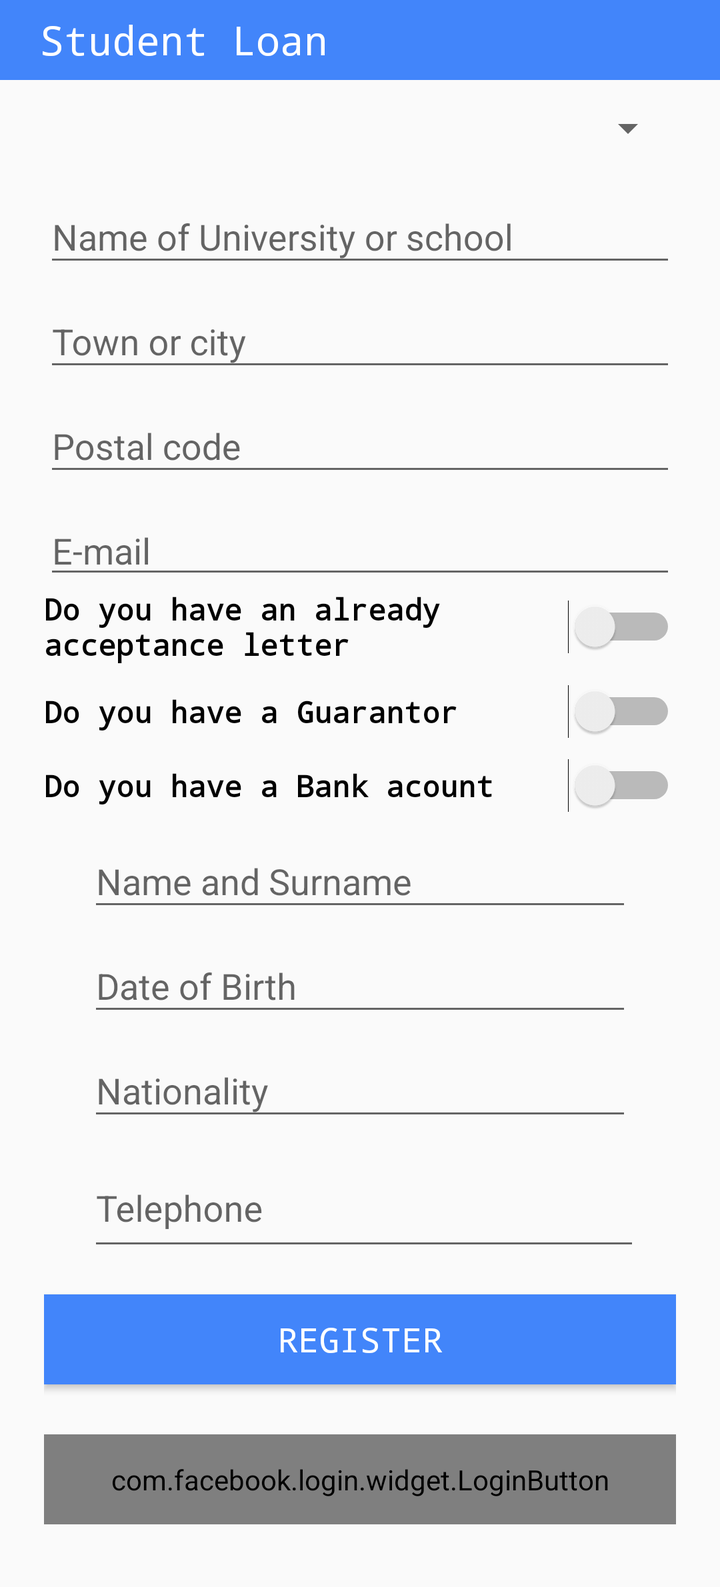
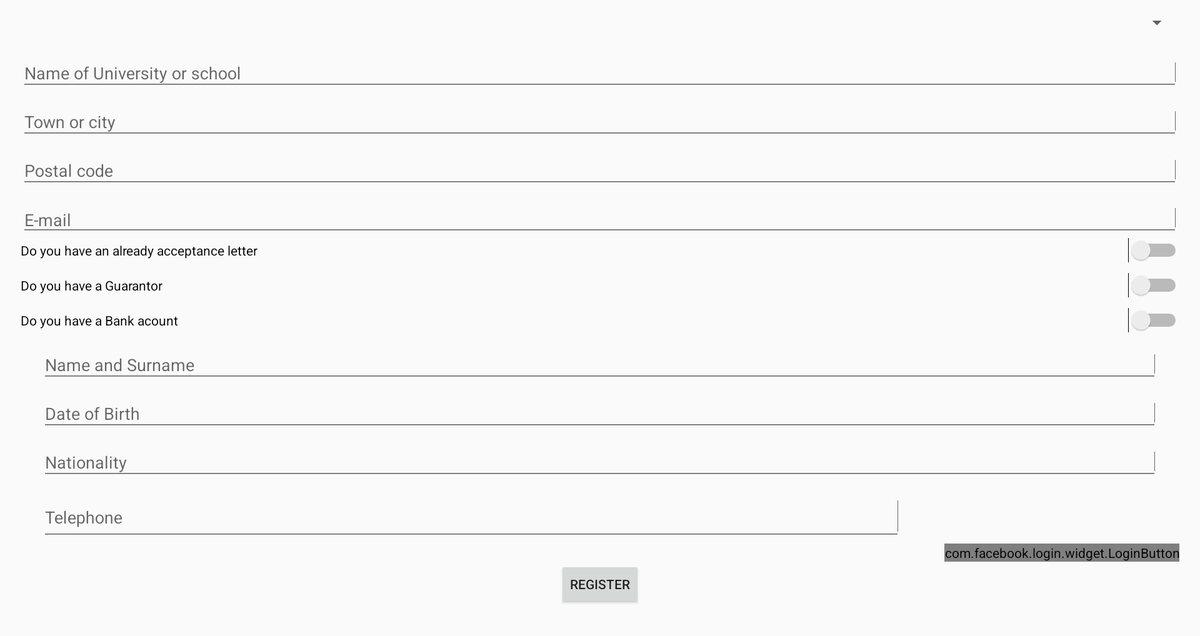

An Android layout and its configuration variant, each rendered on a device that would load it. The default file and the variant file are quoted in full after the pictures.
<!-- AndroidManifest.xml: application theme AppTheme -->
<!-- res/layout/layout.xml -->
<?xml version="1.0" encoding="utf-8"?>
<ScrollView xmlns:android="http://schemas.android.com/apk/res/android"
    android:layout_width="fill_parent"
    android:layout_height="wrap_content"
    android:orientation="vertical"
    android:fillViewport="false"
    >
    <LinearLayout
        android:layout_width="match_parent"
        android:layout_height="match_parent"
        android:orientation="vertical">

        <RelativeLayout
            android:layout_width="wrap_content"
            android:layout_height="wrap_content"><![CDATA[>
            ]]>
            <include layout="@layout/app_bar"
                android:id="@+id/appbar"
                />

            <TextView
                android:layout_width="wrap_content"
                android:layout_height="wrap_content"
                android:textAppearance="?android:attr/textAppearanceLarge"
                android:text="Student Loan"
                android:id="@+id/textView5"
                android:layout_marginLeft="20dp"
                android:textColor="@color/white"
                android:textSize="20sp"
                android:layout_centerVertical="true"
                android:layout_alignParentStart="true"
                android:typeface="monospace" />
        </RelativeLayout>

      

        <LinearLayout
            android:id="@+id/edit_text_container"
            android:layout_width="fill_parent"
            android:layout_height="wrap_content"
            android:layout_marginLeft="20.0dip"
            android:layout_marginRight="20.0dip"
            android:orientation="vertical"
            android:padding="2.0dip"
            android:layout_above="@+id/login_button">


            <Spinner
                android:id="@+id/whattypeofstudy"
                android:layout_width="match_parent"
                android:layout_height="wrap_content"
                android:layout_marginBottom="10.0dip"
                android:layout_marginTop="10.0dip"
                android:hint="Catagory"
                android:singleLine="true"
                android:spinnerMode="dialog"
                android:layout_weight="1" />

            <android.support.design.widget.TextInputLayout
                android:id="@+id/Typeofstudylayout"
                android:layout_width="fill_parent"
                android:layout_height="wrap_content" >

            </android.support.design.widget.TextInputLayout>

            

            <android.support.design.widget.TextInputLayout
                android:id="@+id/nameofunviversitylayout"
                android:layout_width="fill_parent"
                android:layout_height="wrap_content" >

                <EditText
                    android:id="@+id/nameofunviversity"
                    android:layout_width="match_parent"
                    android:layout_height="wrap_content"
                    android:hint="@string/nameofunviversity"
                    android:inputType="text"

                    android:singleLine="true" />



            </android.support.design.widget.TextInputLayout>

            <android.support.design.widget.TextInputLayout
                android:id="@+id/towncitylayout"
                android:layout_width="fill_parent"
                android:layout_height="wrap_content" >

                <EditText
                    android:id="@+id/towncity"
                    android:layout_width="fill_parent"
                    android:layout_height="wrap_content"
                    android:hint="@string/towncity"
                    android:inputType="text"
                    android:singleLine="true" />
            </android.support.design.widget.TextInputLayout>

            <android.support.design.widget.TextInputLayout
                android:id="@+id/postcodelayout"
                android:layout_width="fill_parent"
                android:layout_height="wrap_content" >

                <EditText
                    android:id="@+id/postcode"
                    android:layout_width="match_parent"
                    android:layout_height="wrap_content"
                    android:hint="@string/postcode"
                    android:inputType="text"
                    android:singleLine="true" />
            </android.support.design.widget.TextInputLayout>

            <EditText
                android:id="@+id/Email"
                android:layout_width="match_parent"
                android:layout_height="wrap_content"
                android:layout_marginTop="10.0dip"
                android:hint="@string/Email"
                android:inputType="text"
                android:singleLine="true"
                android:layout_weight="1" />

            <Switch
                android:layout_width="match_parent"
                android:layout_height="wrap_content"
                android:text="Do you have an already acceptance letter"
                android:textOn="@string/toggle_turn_on"
                android:textOff="@string/toggle_turn_off"
                android:id="@+id/switch1"
                android:checked="false"
                android:typeface="monospace"
                android:textSize="15sp"
                android:textStyle="bold" />

            <Switch
                android:layout_width="match_parent"
                android:layout_height="wrap_content"
                android:text="Do you have a Guarantor "
                android:layout_marginTop="10.0dip"
                android:id="@+id/switch2"
                android:textOn="@string/toggle_turn_on"
                android:textOff="@string/toggle_turn_off"
                android:layout_gravity="center_horizontal"
                android:checked="false"
                android:typeface="monospace"
                android:textSize="15sp"
                android:textStyle="bold" />

            <Switch
                android:layout_width="match_parent"
                android:layout_height="wrap_content"
                android:text="Do you have a Bank acount"
                android:id="@+id/switch3"
                android:textOn="@string/toggle_turn_on"
                android:textOff="@string/toggle_turn_off"
                android:layout_marginTop="10.0dip"
                android:layout_gravity="right"
                android:checked="false"
                android:typeface="monospace"
                android:textSize="15sp"
                android:textStyle="bold" />


            <ScrollView
                android:id="@+id/scroll"
                android:layout_width="fill_parent"
                android:layout_height="wrap_content"
                android:fillViewport="false">
                <LinearLayout
                    android:id="@+id/sdr"
                    android:layout_width="fill_parent"
                    android:layout_height="wrap_content"
                    android:layout_marginLeft="20.0dip"
                    android:layout_marginRight="20.0dip"
                    android:orientation="vertical"
                    android:padding="2.0dip"
                    android:layout_above="@+id/switch1"
                    >

                    <android.support.design.widget.TextInputLayout
                        android:id="@+id/Namelayout"
                        android:layout_width="fill_parent"
                        android:layout_height="wrap_content" >

                        <EditText
                            android:id="@+id/Name"
                            android:layout_width="match_parent"
                            android:layout_height="wrap_content"
                            android:layout_marginTop="20.0dip"
                            android:hint="@string/Name"
                            android:inputType="text"
                            android:singleLine="true" />
                    </android.support.design.widget.TextInputLayout>

                    <android.support.design.widget.TextInputLayout
                        android:id="@+id/dateofbrithlayout"
                        android:layout_width="fill_parent"
                        android:layout_height="wrap_content" >

                        <EditText
                            android:id="@+id/dateofbrith"
                            android:layout_width="match_parent"
                            android:layout_height="wrap_content"
                            android:layout_marginTop="10.0dip"
                            android:hint="@string/DateofBrith"
                            android:inputType="text"
                            android:singleLine="true" />
                    </android.support.design.widget.TextInputLayout>


                    <android.support.design.widget.TextInputLayout
                        android:id="@+id/Nationalitylayout"
                        android:layout_width="fill_parent"
                        android:layout_height="wrap_content" >

                        <EditText
                            android:id="@+id/Nationality"
                            android:layout_width="match_parent"
                            android:layout_height="wrap_content"
                            android:layout_marginTop="10.0dip"
                            android:hint="@string/Nationality"
                            android:inputType="text"
                            android:singleLine="true" />
                    </android.support.design.widget.TextInputLayout>

                    <android.support.design.widget.TextInputLayout
                        android:id="@+id/Emaillayout"
                        android:layout_width="fill_parent"
                        android:layout_height="wrap_content" >
                        <EditText
                            android:id="@+id/mobile"
                            android:layout_width="918dp"
                            android:layout_height="54dp"
                            android:hint="@string/Telephone"
                            android:inputType="text"
                            android:singleLine="true" />

                    </android.support.design.widget.TextInputLayout>

                </LinearLayout>

            </ScrollView>


            <Button
                style="?android:attr/buttonStyleSmall"
                android:layout_width="match_parent"
                android:layout_marginTop="15dp"
                android:layout_height="45dp"
                android:background="#4285fa"
                android:text="Register"
                android:id="@+id/Register"
                android:layout_gravity="center_horizontal"
                android:textColor="@color/white"
                android:textSize="17sp"
                android:typeface="monospace" />

            <com.facebook.login.widget.LoginButton
                android:id="@+id/login_button"
                android:layout_width="match_parent"
                android:text="facebook"
                android:layout_height="45dp"
                android:layout_marginTop="25dp"
                android:layout_alignParentBottom="true"
                android:layout_alignParentEnd="true"
                android:layout_gravity="right" />

            <TextView
                android:layout_width="wrap_content"
                android:layout_height="wrap_content"
                android:textAppearance="?android:attr/textAppearanceLarge"
                android:id="@+id/textView" />

        </LinearLayout>


    </LinearLayout>
</ScrollView>
<!-- res/layout/app_bar.xml (included above) -->
<?xml version="1.0" encoding="utf-8"?>
<android.support.v7.widget.Toolbar xmlns:android="http://schemas.android.com/apk/res/android"

    android:layout_width="match_parent"
    android:layout_height="40dp"
    android:background="#4285fa">

</android.support.v7.widget.Toolbar>
<!-- resources referenced by this layout -->
<resources>
  <color name="white">#ffffff</color>
  <string name="DateofBrith">Date of Birth</string>
  <string name="Email">E-mail</string>
  <string name="Name">Name and Surname</string>
  <string name="Nationality">Nationality</string>
  <string name="Telephone">Telephone</string>
  <string name="nameofunviversity"> Name of University or school</string>
  <string name="postcode">Postal code</string>
  <string name="toggle_turn_off">No</string>
  <string name="toggle_turn_on">Yes</string>
  <string name="towncity">Town or city</string>
  <style name="AppTheme" parent="Theme.AppCompat.Light.DarkActionBar">
          <item name="colorAccent">@color/colorAccent</item>
  
          
      </style>
  <color name="colorAccent">#ff4081</color>
</resources>
<!-- res/layout-xlarge/layout.xml (the repository's variant of the layout above) -->
<!-- drawn on a large tablet held sideways -->
<?xml version="1.0" encoding="utf-8"?>
<ScrollView xmlns:android="http://schemas.android.com/apk/res/android"
    android:layout_width="fill_parent"
    android:layout_height="wrap_content"
    android:orientation="vertical"
    android:fillViewport="false"
    >

    <LinearLayout
        android:layout_width="match_parent"
        android:layout_height="match_parent"
        android:orientation="vertical">
   

        <LinearLayout
        android:id="@+id/edit_text_container"
        android:layout_width="fill_parent"
        android:layout_height="0dp"
        android:layout_marginLeft="20.0dip"
        android:layout_marginRight="20.0dip"
        android:orientation="vertical"
        android:padding="2.0dip"
        android:layout_above="@+id/login_button"
            android:layout_weight="1">


            <Spinner
                android:id="@+id/whattypeofstudy"
                android:layout_width="match_parent"
                android:layout_height="wrap_content"
                android:layout_marginBottom="10.0dip"
                android:layout_marginTop="10.0dip"
                android:hint="Catagory"
                android:singleLine="true"
                android:spinnerMode="dialog"
                android:layout_weight="1" />

            <android.support.design.widget.TextInputLayout
            android:id="@+id/Typeofstudylayout"
            android:layout_width="fill_parent"
            android:layout_height="wrap_content" >

            </android.support.design.widget.TextInputLayout>

      

        <android.support.design.widget.TextInputLayout
            android:id="@+id/nameofunviversitylayout"
            android:layout_width="fill_parent"
            android:layout_height="wrap_content" >

        <EditText
            android:id="@+id/nameofunviversity"
            android:layout_width="match_parent"
            android:layout_height="wrap_content"
            android:hint="@string/nameofunviversity"
            android:inputType="text"

            android:singleLine="true" />



        </android.support.design.widget.TextInputLayout>

        <android.support.design.widget.TextInputLayout
            android:id="@+id/towncitylayout"
            android:layout_width="fill_parent"
            android:layout_height="wrap_content" >

            <EditText
                android:id="@+id/towncity"
                android:layout_width="fill_parent"
                android:layout_height="wrap_content"
                android:hint="@string/towncity"
                android:inputType="text"
                android:singleLine="true" />
        </android.support.design.widget.TextInputLayout>

        <android.support.design.widget.TextInputLayout
            android:id="@+id/postcodelayout"
            android:layout_width="fill_parent"
            android:layout_height="wrap_content" >

        <EditText
            android:id="@+id/postcode"
            android:layout_width="match_parent"
            android:layout_height="wrap_content"
            android:hint="@string/postcode"
            android:inputType="text"
            android:singleLine="true" />
        </android.support.design.widget.TextInputLayout>

            <EditText
                android:id="@+id/Email"
                android:layout_width="match_parent"
                android:layout_height="wrap_content"
                android:layout_marginTop="10.0dip"
                android:hint="@string/Email"
                android:inputType="text"
                android:singleLine="true"
                android:layout_weight="1" />

            <Switch
            android:layout_width="match_parent"
            android:layout_height="wrap_content"
            android:text="Do you have an already acceptance letter"
            android:textOn="@string/toggle_turn_on"
            android:textOff="@string/toggle_turn_off"
            android:id="@+id/switch1"
            android:checked="false" />

        <Switch
            android:layout_width="match_parent"
            android:layout_height="wrap_content"
            android:text="Do you have a Guarantor "
            android:layout_marginTop="10.0dip"
            android:id="@+id/switch2"
            android:textOn="@string/toggle_turn_on"
            android:textOff="@string/toggle_turn_off"
            android:layout_gravity="center_horizontal"
            android:checked="false" />

        <Switch
            android:layout_width="match_parent"
            android:layout_height="wrap_content"
            android:text="Do you have a Bank acount"
            android:id="@+id/switch3"
            android:textOn="@string/toggle_turn_on"
            android:textOff="@string/toggle_turn_off"
            android:layout_marginTop="10.0dip"
            android:layout_gravity="right"
            android:checked="false" />


        <ScrollView
            android:id="@+id/scroll"
            android:layout_width="fill_parent"
            android:layout_height="wrap_content"
            android:fillViewport="false">
       <LinearLayout
        android:id="@+id/sdr"
        android:layout_width="fill_parent"
        android:layout_height="wrap_content"
        android:layout_marginLeft="20.0dip"
        android:layout_marginRight="20.0dip"
           android:orientation="vertical"
        android:padding="2.0dip"
        android:layout_above="@+id/switch1"
           >

            <android.support.design.widget.TextInputLayout
                android:id="@+id/Namelayout"
                android:layout_width="fill_parent"
                android:layout_height="wrap_content" >

                <EditText
                    android:id="@+id/Name"
                    android:layout_width="match_parent"
                    android:layout_height="wrap_content"
                    android:layout_marginTop="20.0dip"
                    android:hint="@string/Name"
                    android:inputType="text"
                    android:singleLine="true" />
            </android.support.design.widget.TextInputLayout>

            <android.support.design.widget.TextInputLayout
                android:id="@+id/dateofbrithlayout"
                android:layout_width="fill_parent"
                android:layout_height="wrap_content" >

                <EditText
                    android:id="@+id/dateofbrith"
                    android:layout_width="match_parent"
                    android:layout_height="wrap_content"
                    android:layout_marginTop="10.0dip"
                    android:hint="@string/DateofBrith"
                    android:inputType="text"
                    android:singleLine="true" />
            </android.support.design.widget.TextInputLayout>


            <android.support.design.widget.TextInputLayout
                android:id="@+id/Nationalitylayout"
                android:layout_width="fill_parent"
                android:layout_height="wrap_content" >

                <EditText
                    android:id="@+id/Nationality"
                    android:layout_width="match_parent"
                    android:layout_height="wrap_content"
                    android:layout_marginTop="10.0dip"
                    android:hint="@string/Nationality"
                    android:inputType="text"
                    android:singleLine="true" />
            </android.support.design.widget.TextInputLayout>

            <android.support.design.widget.TextInputLayout
                android:id="@+id/Emaillayout"
                android:layout_width="fill_parent"
                android:layout_height="wrap_content" >
                <EditText
                    android:id="@+id/mobile"
                    android:layout_width="918dp"
                    android:layout_height="54dp"
                    android:hint="@string/Telephone"
                    android:inputType="text"
                    android:singleLine="true" />

            </android.support.design.widget.TextInputLayout>

        </LinearLayout>

        </ScrollView>



            <com.facebook.login.widget.LoginButton
                android:id="@+id/login_button"
                android:layout_width="wrap_content"
                android:text="facebook"
                android:layout_height="wrap_content"
                android:layout_alignParentBottom="true"
                android:layout_alignParentEnd="true"
                android:layout_gravity="right" />

            <Button
                style="?android:attr/buttonStyleSmall"
                android:layout_width="wrap_content"
                android:layout_height="wrap_content"
                android:text="Register"
                android:id="@+id/Register"
                android:layout_gravity="center_horizontal" />

            <TextView
            android:layout_width="wrap_content"
            android:layout_height="wrap_content"
            android:textAppearance="?android:attr/textAppearanceLarge"
            android:id="@+id/textView" />

        </LinearLayout>


</LinearLayout>
</ScrollView>
<!-- resources referenced by the variant -->
<!-- as a large tablet held sideways resolves them -->
<resources>
  <string name="DateofBrith">Date of Birth</string>
  <string name="Email">E-mail</string>
  <string name="Name">Name and Surname</string>
  <string name="Nationality">Nationality</string>
  <string name="Telephone">Telephone</string>
  <string name="nameofunviversity"> Name of University or school</string>
  <string name="postcode">Postal code</string>
  <string name="toggle_turn_off">No</string>
  <string name="toggle_turn_on">Yes</string>
  <string name="towncity">Town or city</string>
  <style name="AppTheme" parent="Theme.AppCompat.Light.DarkActionBar">
          <item name="colorAccent">@color/colorAccent</item>
  
          
      </style>
  <color name="colorAccent">#ff4081</color>
</resources>
